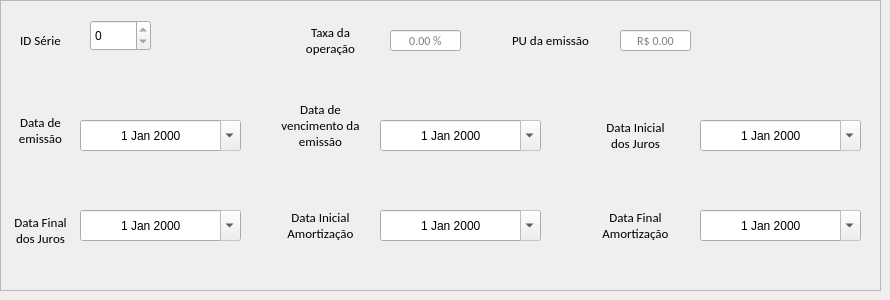
            <widget class="QWidget" name="tab_5">
             <attribute name="title">
              <string>Quinta</string>
             </attribute>
             <widget class="QFrame" name="frame_28">
              <property name="geometry">
               <rect>
                <x>0</x>
                <y>0</y>
                <width>881</width>
                <height>291</height>
               </rect>
              </property>
              <property name="frameShape">
               <enum>QFrame::StyledPanel</enum>
              </property>
              <property name="frameShadow">
               <enum>QFrame::Raised</enum>
              </property>
              <widget class="QLabel" name="taxaOperacao_4">
               <property name="geometry">
                <rect>
                 <x>300</x>
                 <y>20</y>
                 <width>61</width>
                 <height>41</height>
                </rect>
               </property>
               <property name="font">
                <font>
                 <family>Calibri</family>
                 <pointsize>10</pointsize>
                </font>
               </property>
               <property name="text">
                <string>Taxa da operação</string>
               </property>
               <property name="alignment">
                <set>Qt::AlignCenter</set>
               </property>
               <property name="wordWrap">
                <bool>true</bool>
               </property>
              </widget>
              <widget class="QLineEdit" name="le_taxa_operacao_4">
               <property name="enabled">
                <bool>true</bool>
               </property>
               <property name="geometry">
                <rect>
                 <x>390</x>
                 <y>30</y>
                 <width>71</width>
                 <height>21</height>
                </rect>
               </property>
               <property name="sizePolicy">
                <sizepolicy hsizetype="Ignored" vsizetype="Expanding">
                 <horstretch>0</horstretch>
                 <verstretch>0</verstretch>
                </sizepolicy>
               </property>
               <property name="minimumSize">
                <size>
                 <width>0</width>
                 <height>21</height>
                </size>
               </property>
               <property name="maximumSize">
                <size>
                 <width>300</width>
                 <height>21</height>
                </size>
               </property>
               <property name="font">
                <font>
                 <family>Calibri</family>
                 <pointsize>9</pointsize>
                </font>
               </property>
               <property name="alignment">
                <set>Qt::AlignCenter</set>
               </property>
               <property name="readOnly">
                <bool>true</bool>
               </property>
               <property name="placeholderText">
                <string>0.00 %</string>
               </property>
              </widget>
              <widget class="QLabel" name="pu_emissao_4">
               <property name="geometry">
                <rect>
                 <x>510</x>
                 <y>20</y>
                 <width>81</width>
                 <height>41</height>
                </rect>
               </property>
               <property name="font">
                <font>
                 <family>Calibri</family>
                 <pointsize>10</pointsize>
                </font>
               </property>
               <property name="text">
                <string>PU da emissão</string>
               </property>
               <property name="alignment">
                <set>Qt::AlignCenter</set>
               </property>
               <property name="wordWrap">
                <bool>true</bool>
               </property>
              </widget>
              <widget class="QLineEdit" name="le_pu_emissao_4">
               <property name="enabled">
                <bool>true</bool>
               </property>
               <property name="geometry">
                <rect>
                 <x>620</x>
                 <y>30</y>
                 <width>71</width>
                 <height>21</height>
                </rect>
               </property>
               <property name="sizePolicy">
                <sizepolicy hsizetype="Ignored" vsizetype="Expanding">
                 <horstretch>0</horstretch>
                 <verstretch>0</verstretch>
                </sizepolicy>
               </property>
               <property name="minimumSize">
                <size>
                 <width>0</width>
                 <height>21</height>
                </size>
               </property>
               <property name="maximumSize">
                <size>
                 <width>300</width>
                 <height>21</height>
                </size>
               </property>
               <property name="font">
                <font>
                 <family>Calibri</family>
                 <pointsize>9</pointsize>
                </font>
               </property>
               <property name="alignment">
                <set>Qt::AlignCenter</set>
               </property>
               <property name="readOnly">
                <bool>true</bool>
               </property>
               <property name="placeholderText">
                <string>R$ 0.00</string>
               </property>
              </widget>
              <widget class="QLabel" name="dataEmissao_4">
               <property name="geometry">
                <rect>
                 <x>10</x>
                 <y>110</y>
                 <width>61</width>
                 <height>41</height>
                </rect>
               </property>
               <property name="font">
                <font>
                 <family>Calibri</family>
                 <pointsize>10</pointsize>
                </font>
               </property>
               <property name="text">
                <string>Data de emissão</string>
               </property>
               <property name="alignment">
                <set>Qt::AlignCenter</set>
               </property>
               <property name="wordWrap">
                <bool>true</bool>
               </property>
              </widget>
              <widget class="QDateEdit" name="de_data_emissao_4">
               <property name="enabled">
                <bool>true</bool>
               </property>
               <property name="geometry">
                <rect>
                 <x>80</x>
                 <y>120</y>
                 <width>161</width>
                 <height>31</height>
                </rect>
               </property>
               <property name="alignment">
                <set>Qt::AlignCenter</set>
               </property>
               <property name="readOnly">
                <bool>true</bool>
               </property>
               <property name="calendarPopup">
                <bool>true</bool>
               </property>
              </widget>
              <widget class="QLabel" name="dataVencimentoEmissao_4">
               <property name="geometry">
                <rect>
                 <x>280</x>
                 <y>100</y>
                 <width>81</width>
                 <height>51</height>
                </rect>
               </property>
               <property name="font">
                <font>
                 <family>Calibri</family>
                 <pointsize>10</pointsize>
                </font>
               </property>
               <property name="text">
                <string>Data de vencimento da  emissão</string>
               </property>
               <property name="alignment">
                <set>Qt::AlignCenter</set>
               </property>
               <property name="wordWrap">
                <bool>true</bool>
               </property>
              </widget>
              <widget class="QDateEdit" name="de_data_vencimento_emissao_4">
               <property name="enabled">
                <bool>true</bool>
               </property>
               <property name="geometry">
                <rect>
                 <x>380</x>
                 <y>120</y>
                 <width>161</width>
                 <height>31</height>
                </rect>
               </property>
               <property name="alignment">
                <set>Qt::AlignCenter</set>
               </property>
               <property name="readOnly">
                <bool>true</bool>
               </property>
               <property name="calendarPopup">
                <bool>true</bool>
               </property>
              </widget>
              <widget class="QLabel" name="dataInicialJuros_4">
               <property name="geometry">
                <rect>
                 <x>600</x>
                 <y>110</y>
                 <width>71</width>
                 <height>51</height>
                </rect>
               </property>
               <property name="font">
                <font>
                 <family>Calibri</family>
                 <pointsize>10</pointsize>
                </font>
               </property>
               <property name="text">
                <string>Data Inicial dos Juros</string>
               </property>
               <property name="alignment">
                <set>Qt::AlignCenter</set>
               </property>
               <property name="wordWrap">
                <bool>true</bool>
               </property>
              </widget>
              <widget class="QDateEdit" name="de_data_inicial_juros_4">
               <property name="enabled">
                <bool>true</bool>
               </property>
               <property name="geometry">
                <rect>
                 <x>700</x>
                 <y>120</y>
                 <width>161</width>
                 <height>31</height>
                </rect>
               </property>
               <property name="alignment">
                <set>Qt::AlignCenter</set>
               </property>
               <property name="readOnly">
                <bool>true</bool>
               </property>
               <property name="calendarPopup">
                <bool>true</bool>
               </property>
              </widget>
              <widget class="QLabel" name="dataFinalJuros_4">
               <property name="geometry">
                <rect>
                 <x>10</x>
                 <y>210</y>
                 <width>61</width>
                 <height>41</height>
                </rect>
               </property>
               <property name="font">
                <font>
                 <family>Calibri</family>
                 <pointsize>10</pointsize>
                </font>
               </property>
               <property name="text">
                <string>Data Final dos Juros</string>
               </property>
               <property name="alignment">
                <set>Qt::AlignCenter</set>
               </property>
               <property name="wordWrap">
                <bool>true</bool>
               </property>
              </widget>
              <widget class="QDateEdit" name="de_data_final_juros_4">
               <property name="enabled">
                <bool>true</bool>
               </property>
               <property name="geometry">
                <rect>
                 <x>80</x>
                 <y>210</y>
                 <width>161</width>
                 <height>31</height>
                </rect>
               </property>
               <property name="alignment">
                <set>Qt::AlignCenter</set>
               </property>
               <property name="readOnly">
                <bool>true</bool>
               </property>
               <property name="calendarPopup">
                <bool>true</bool>
               </property>
              </widget>
              <widget class="QLabel" name="dataInicialAmortizacao_4">
               <property name="geometry">
                <rect>
                 <x>280</x>
                 <y>200</y>
                 <width>81</width>
                 <height>51</height>
                </rect>
               </property>
               <property name="font">
                <font>
                 <family>Calibri</family>
                 <pointsize>10</pointsize>
                </font>
               </property>
               <property name="text">
                <string>Data Inicial Amortização</string>
               </property>
               <property name="alignment">
                <set>Qt::AlignCenter</set>
               </property>
               <property name="wordWrap">
                <bool>true</bool>
               </property>
              </widget>
              <widget class="QDateEdit" name="de_data_inicial_amortizacao_4">
               <property name="enabled">
                <bool>true</bool>
               </property>
               <property name="geometry">
                <rect>
                 <x>380</x>
                 <y>210</y>
                 <width>161</width>
                 <height>31</height>
                </rect>
               </property>
               <property name="alignment">
                <set>Qt::AlignCenter</set>
               </property>
               <property name="readOnly">
                <bool>true</bool>
               </property>
               <property name="calendarPopup">
                <bool>true</bool>
               </property>
              </widget>
              <widget class="QLabel" name="dataFinalAmortizacao_4">
               <property name="geometry">
                <rect>
                 <x>600</x>
                 <y>200</y>
                 <width>71</width>
                 <height>51</height>
                </rect>
               </property>
               <property name="font">
                <font>
                 <family>Calibri</family>
                 <pointsize>10</pointsize>
                </font>
               </property>
               <property name="text">
                <string>Data Final Amortização</string>
               </property>
               <property name="alignment">
                <set>Qt::AlignCenter</set>
               </property>
               <property name="wordWrap">
                <bool>true</bool>
               </property>
              </widget>
              <widget class="QDateEdit" name="de_data_final_amortizacao_4">
               <property name="enabled">
                <bool>true</bool>
               </property>
               <property name="geometry">
                <rect>
                 <x>700</x>
                 <y>210</y>
                 <width>161</width>
                 <height>31</height>
                </rect>
               </property>
               <property name="alignment">
                <set>Qt::AlignCenter</set>
               </property>
               <property name="readOnly">
                <bool>true</bool>
               </property>
               <property name="calendarPopup">
                <bool>true</bool>
               </property>
              </widget>
              <widget class="QLabel" name="ID_serie_4">
               <property name="geometry">
                <rect>
                 <x>10</x>
                 <y>20</y>
                 <width>61</width>
                 <height>41</height>
                </rect>
               </property>
               <property name="font">
                <font>
                 <family>Calibri</family>
                 <pointsize>10</pointsize>
                </font>
               </property>
               <property name="text">
                <string>ID Série</string>
               </property>
               <property name="alignment">
                <set>Qt::AlignCenter</set>
               </property>
               <property name="wordWrap">
                <bool>true</bool>
               </property>
              </widget>
              <widget class="QSpinBox" name="spinBox_serie_4">
               <property name="enabled">
                <bool>true</bool>
               </property>
               <property name="geometry">
                <rect>
                 <x>90</x>
                 <y>20</y>
                 <width>61</width>
                 <height>31</height>
                </rect>
               </property>
               <property name="readOnly">
                <bool>true</bool>
               </property>
              </widget>
             </widget>
            </widget>
